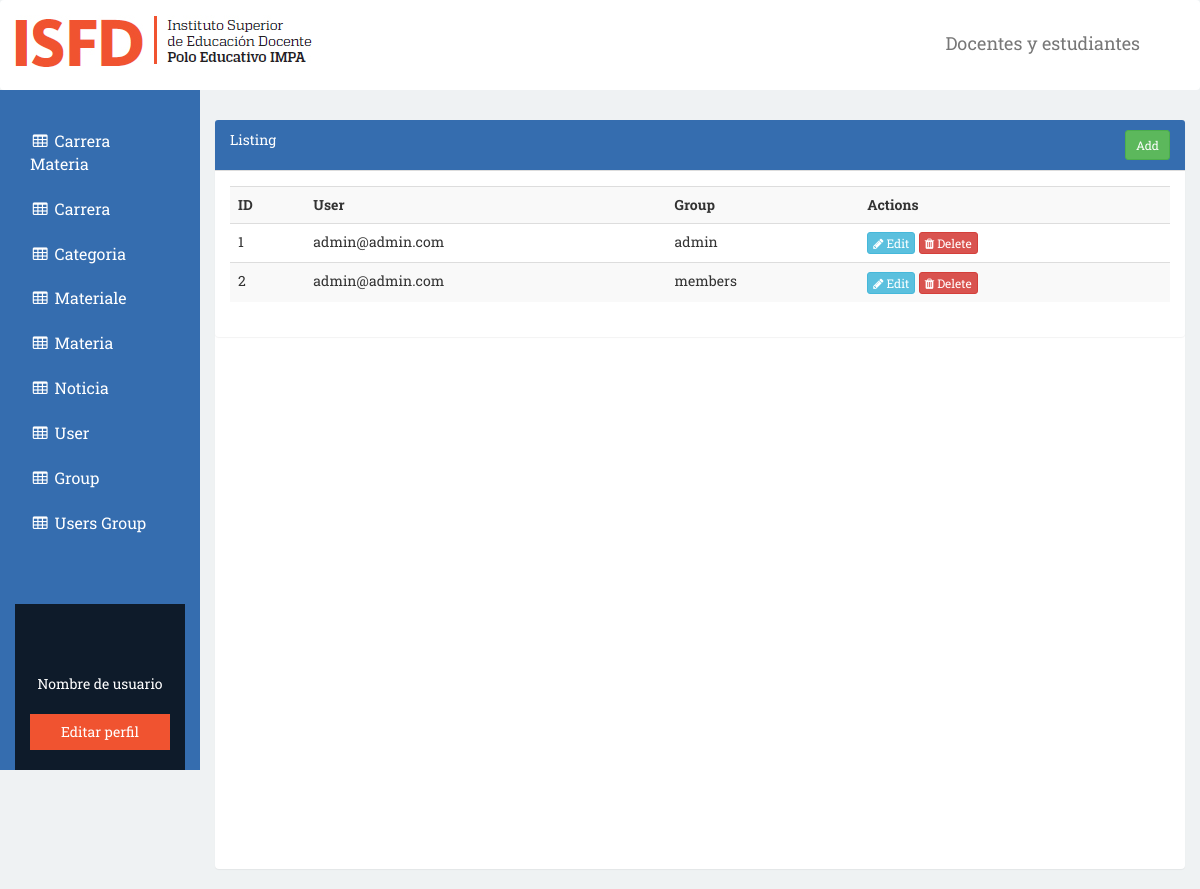
Screenshot of /index.php/users_group with the database file from the repository.
### tables this page shows
CREATE TABLE `users_groups` (
  `id` int(11) UNSIGNED NOT NULL,
  `user_id` int(11) UNSIGNED NOT NULL,
  `group_id` mediumint(8) UNSIGNED NOT NULL
);

CREATE TABLE `users` (
  `id` int(11) UNSIGNED NOT NULL,
  `ip_address` varchar(15) NOT NULL,
  `username` varchar(100) NOT NULL,
  `password` varchar(255) NOT NULL,
  `salt` varchar(255) DEFAULT NULL,
  `email` varchar(100) NOT NULL,
  `activation_code` varchar(40) DEFAULT NULL,
  `forgotten_password_code` varchar(40) DEFAULT NULL,
  `forgotten_password_time` int(11) UNSIGNED DEFAULT NULL,
  `remember_code` varchar(40) DEFAULT NULL,
  `created_on` int(11) UNSIGNED NOT NULL,
  `last_login` int(11) UNSIGNED DEFAULT NULL,
  `active` tinyint(1) UNSIGNED DEFAULT NULL,
  `first_name` varchar(50) DEFAULT NULL,
  `last_name` varchar(50) DEFAULT NULL,
  `company` varchar(100) DEFAULT NULL,
  `phone` varchar(20) DEFAULT NULL
);

CREATE TABLE `groups` (
  `id` mediumint(8) UNSIGNED NOT NULL,
  `name` varchar(20) NOT NULL,
  `description` varchar(100) NOT NULL
);

### application/controllers/Users_group.php (called while the page is built, shortened)
<?php
class Users_group extends CI_Controller{
    function __construct()
    {
        $this->load->model('Users_group_model');
    }
    function index()
    {
        $data['users_groups'] = $this->Users_group_model->get_all_users_groups();
        $data['_view'] = 'users_group/index';
        $this->load->view('layouts/main',$data);
    }
}

### index.php (called while the page is built, shortened)
<?php
require_once BASEPATH.'core/CodeIgniter.php';

### application/models/Users_group_model.php (called while the page is built, shortened)
<?php
class Users_group_model extends CI_Model
{
    function get_all_users_groups()
    {
        $this->db->select('users_groups.*,groups.name as sector, users.email as usuario');
        $this->db->join('users','users.id = users_groups.user_id');
        $this->db->join('groups','groups.id = users_groups.group_id');
        return $this->db->get('users_groups')->result_array();
    }
}

### application/views/users_group/index.php (the view)
<div class="row">
    <div class="col-lg-12">
        <div class="panel panel-default">
            <div class="panel-heading">
                Listing
                <div class="pull-right">
                    <a href="<?php echo site_url('users_group/add'); ?>" class="btn btn-success btn-sm">Add</a>
                </div>
                <br clear="all">
            </div>
            <div class="panel-body">
                <div class="table-responsive">
                    <table class="table table-striped">
                        <tr>
							<th>ID</th>
							<th>User</th>
							<th>Group</th>
							<th>Actions</th>
                        </tr>
                        <?php foreach($users_groups as $u){ ?>
                        <tr>
							<td><?php echo $u['id']; ?></td>
							<td><?php echo $u['usuario']; ?></td>
							<td><?php echo $u['sector']; ?></td>
							<td>
                                <a href="<?php echo site_url('users_group/edit/'.$u['id']); ?>" class="btn btn-info btn-xs"><span class="fa fa-pencil"></span> Edit</a>
                                <a href="<?php echo site_url('users_group/remove/'.$u['id']); ?>" class="btn btn-danger btn-xs"><span class="fa fa-trash"></span> Delete</a>
                            </td>
                        </tr>
                        <?php } ?>
                    </table>
                </div>
            </div>
        </div>
    </div>
</div>

### resources/css/impa.css (style rules this page uses)
body { font-family: 'Roboto Slab', serif; }
.bg-gris { background-color: #eff2f3; }
.panel-default { border:0; }
.panel-body a { color:#fff!important; }
#materias .panel-heading { background-color: #356daf!important; color: #fff!important }
#materias .panel-body { background-color: none; }

### rows the page displays
users_groups: id "1", user.email "admin@admin.com", group.name "admin"
users_groups: id "2", user.email "admin@admin.com", group.name "members"
